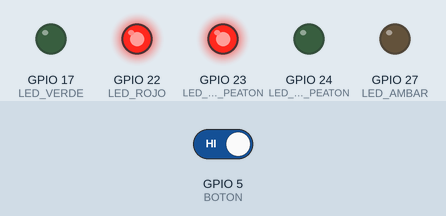
Simulated run of this program. Board: Raspberry Pi (BCM pin numbers). On the bench: output pins drawn as LEDs (lit = HIGH). The test bench sets the inputs (shaded band); at power-on: GPIO 5 (BOTON) HIGH.

Above: at 13.9 s.
14.0 s: GPIO 5 (BOTON) driven LOW
At 17.9 s:
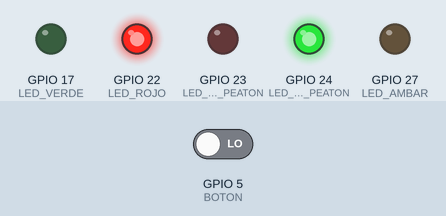
28.0 s: GPIO 5 (BOTON) driven HIGH
At 29.5 s:
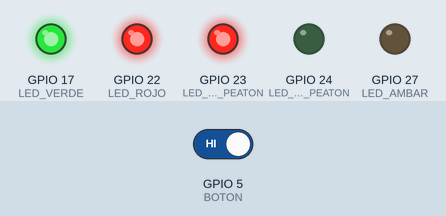
At 34.5 s:
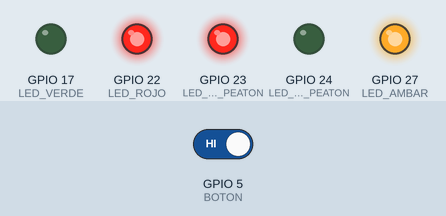
Timing chart, 0 to 46.7 s (numbered marks = the images above; inputs shaded):
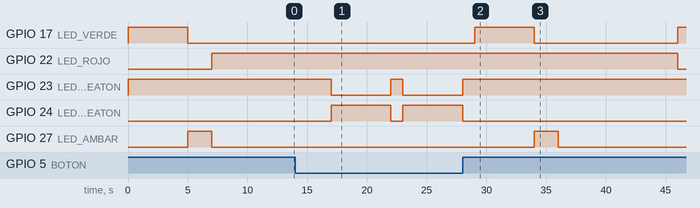

Measured:
- after the input at 14.0 s, GPIO 17 (LED_VERDE): stays LOW (without the input it goes to HIGH after 3.0 s); GPIO 22 (LED_ROJO): stays HIGH (without the input it goes to LOW after 3.0 s)
- after the input at 28.0 s, GPIO 17 (LED_VERDE): LOW → HIGH after 1.0 s, → LOW 5.0 s later, → HIGH 12.0 s later; GPIO 22 (LED_ROJO): HIGH → LOW after 18.0 s; GPIO 23 (LED_ROJO_PEATON): goes on until 28.0 s, then stays HIGH; GPIO 24 (LED_VERDE_PEATON): goes on until 28.0 s, then stays LOW; GPIO 27 (LED_AMBAR): LOW → HIGH after 6.0 s, → LOW 2.0 s later

The program:

etapa7.py
```python
import RPi.GPIO as GPIO
import time

GPIO.setmode(GPIO.BCM)

LED_VERDE = 17
LED_AMBAR = 27
LED_ROJO = 22
LED_ROJO_PEATON = 23
LED_VERDE_PEATON = 24
BOTON = 5

GPIO.setup(LED_VERDE, GPIO.OUT)
GPIO.setup(LED_AMBAR, GPIO.OUT)
GPIO.setup(LED_ROJO, GPIO.OUT)
GPIO.setup(LED_ROJO_PEATON, GPIO.OUT)
GPIO.setup(LED_VERDE_PEATON, GPIO.OUT)
GPIO.setup(BOTON, GPIO.IN, pull_up_down=GPIO.PUD_UP)

def ciclo_normal():
    GPIO.output(LED_ROJO_PEATON, GPIO.HIGH)
    GPIO.output(LED_VERDE_PEATON, GPIO.LOW)

    GPIO.output(LED_VERDE, GPIO.HIGH)
    time.sleep(5)
    GPIO.output(LED_VERDE, GPIO.LOW)

    GPIO.output(LED_AMBAR, GPIO.HIGH)
    time.sleep(2)
    GPIO.output(LED_AMBAR, GPIO.LOW)

    GPIO.output(LED_ROJO, GPIO.HIGH)
    time.sleep(10)
    GPIO.output(LED_ROJO, GPIO.LOW)

def ciclo_peaton():
    GPIO.output(LED_VERDE, GPIO.LOW)
    GPIO.output(LED_AMBAR, GPIO.LOW)
    GPIO.output(LED_ROJO, GPIO.HIGH)
    GPIO.output(LED_VERDE_PEATON, GPIO.HIGH)
    GPIO.output(LED_ROJO_PEATON, GPIO.LOW)
    time.sleep(5)
    GPIO.output(LED_VERDE_PEATON, GPIO.LOW)
    GPIO.output(LED_ROJO_PEATON, GPIO.HIGH)
    time.sleep(1)

try:
    peticion = False

    while True:
        if GPIO.input(BOTON) == GPIO.LOW and not peticion:
            peticion = True

        if peticion:
            ciclo_peaton()
            peticion = False
        else:
            ciclo_normal()

finally:
    GPIO.cleanup()
```
